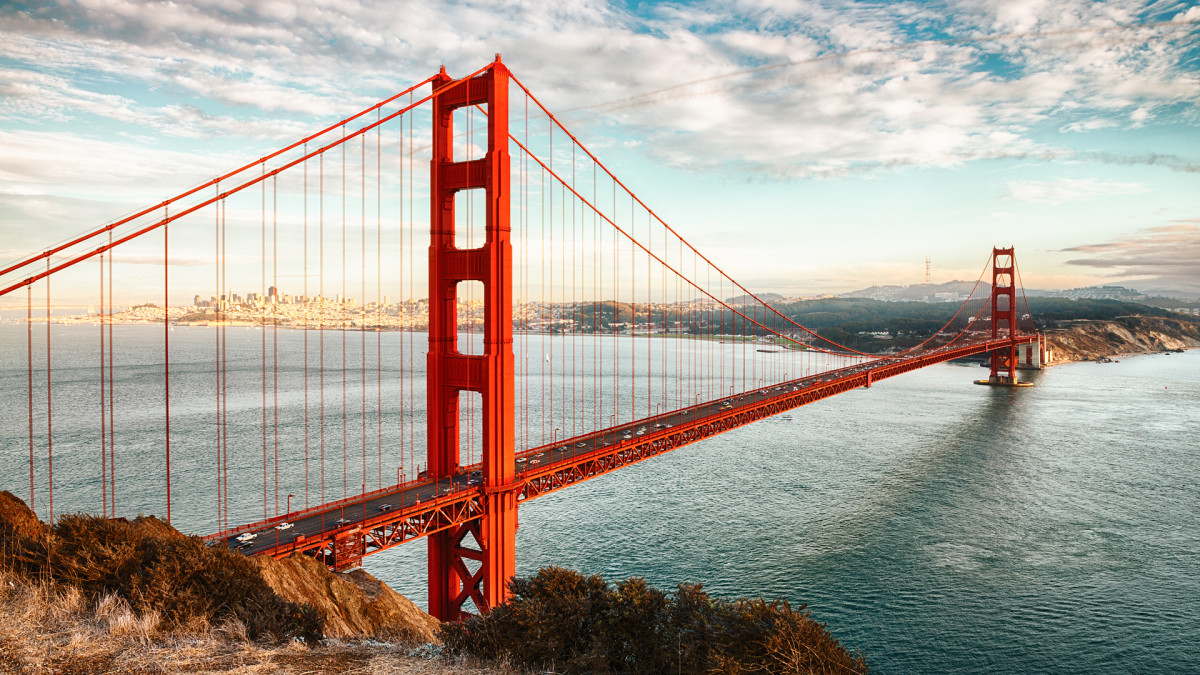
#> input picture images/goldengategridge.png, 1200 x 675 px
$ python rotate.py --image images/goldengategridge.png
#> lines starting #> are read from the running program, lines starting #| are printed output that depends on the picture
import numpy as np
import cv2
import imutils
import argparse
import matplotlib.pyplot as plt


ap = argparse.ArgumentParser()
ap.add_argument("-i", "--image", required=True, help="Path to the image")
args = vars(ap.parse_args())

img = cv2.imread(args["image"])
#> img is the input picture: shape (675, 1200, 3); mean B, G, R 152.3, 161.9, 170.8

plt.figure()
f, axarr = plt.subplots(1, 4)


axarr[0].set_title("Original")
axarr[0].imshow(cv2.cvtColor(img, cv2.COLOR_BGR2RGB))

# get the center (x,y) of the image
(h, w) = img.shape[:2]
#> h = 675; w = 1200
center = (w//2, h//2)
#> center = (600, 337)

M = cv2.getRotationMatrix2D(center, angle=45, scale=1.0)
rotated = cv2.warpAffine(img,
                         M,
                         (w, h))
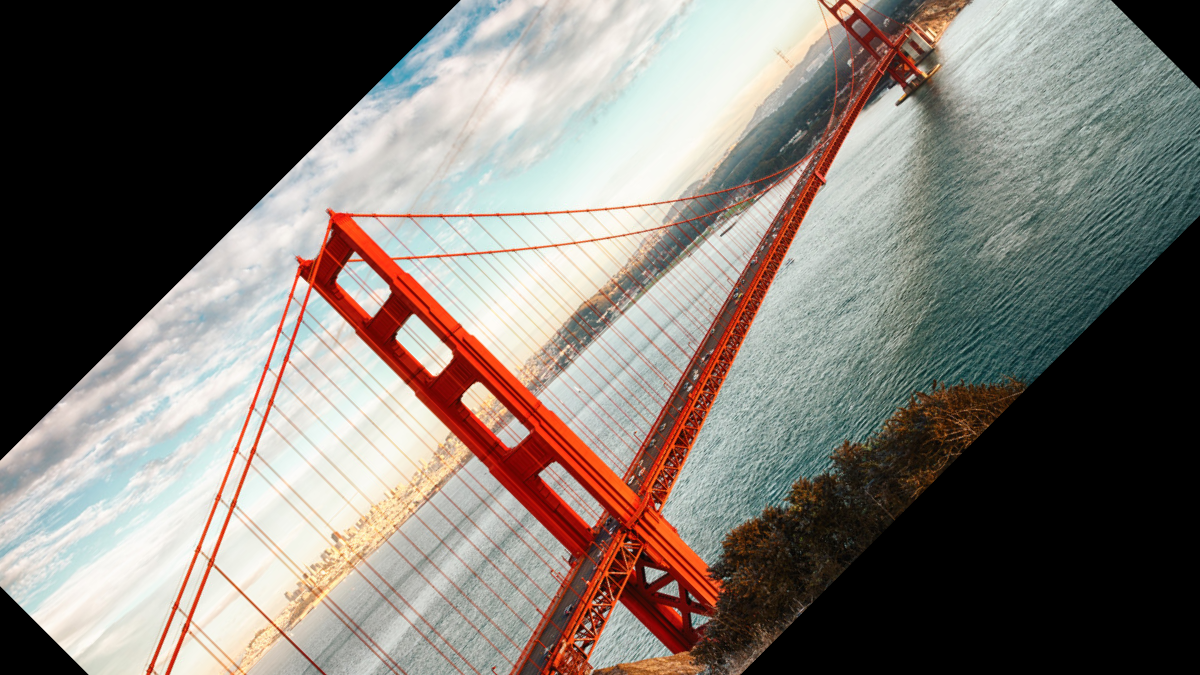
#> rotated: shape (675, 1200, 3); mean B, G, R 113, 119.4, 126.1
# positve 45 degrees => the opposite of clockwise
axarr[1].set_title("Rotated \n by 45 Degrees")
axarr[1].imshow(cv2.cvtColor(rotated, cv2.COLOR_BGR2RGB))


M = cv2.getRotationMatrix2D(center, angle=-90, scale=0.7)
rotated = cv2.warpAffine(img, M, (w, h))
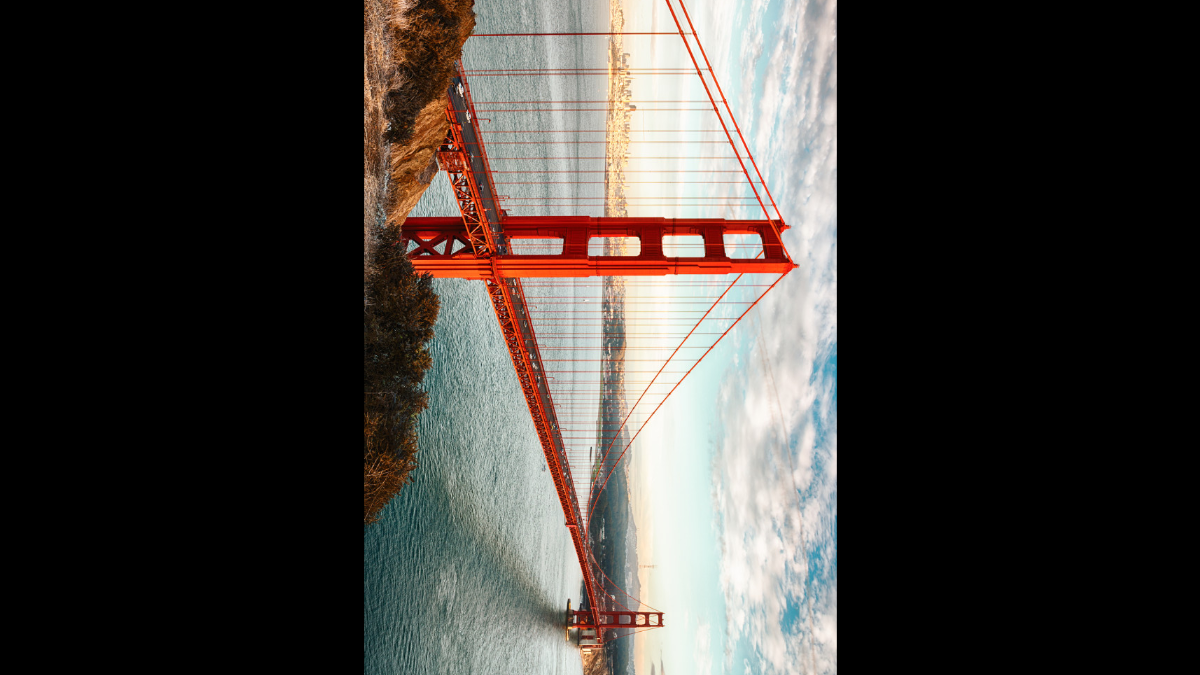
#> rotated: shape (675, 1200, 3); mean B, G, R 59.5, 63.2, 67.5
# negative 90 degrees => the clockwise
axarr[2].set_title("Rotated \n by -90 Degrees \n and resized 0.7 scale")
axarr[2].imshow(cv2.cvtColor(rotated, cv2.COLOR_BGR2RGB))

# use own rotate function
rotated = imutils.rotate(img, angle=180)
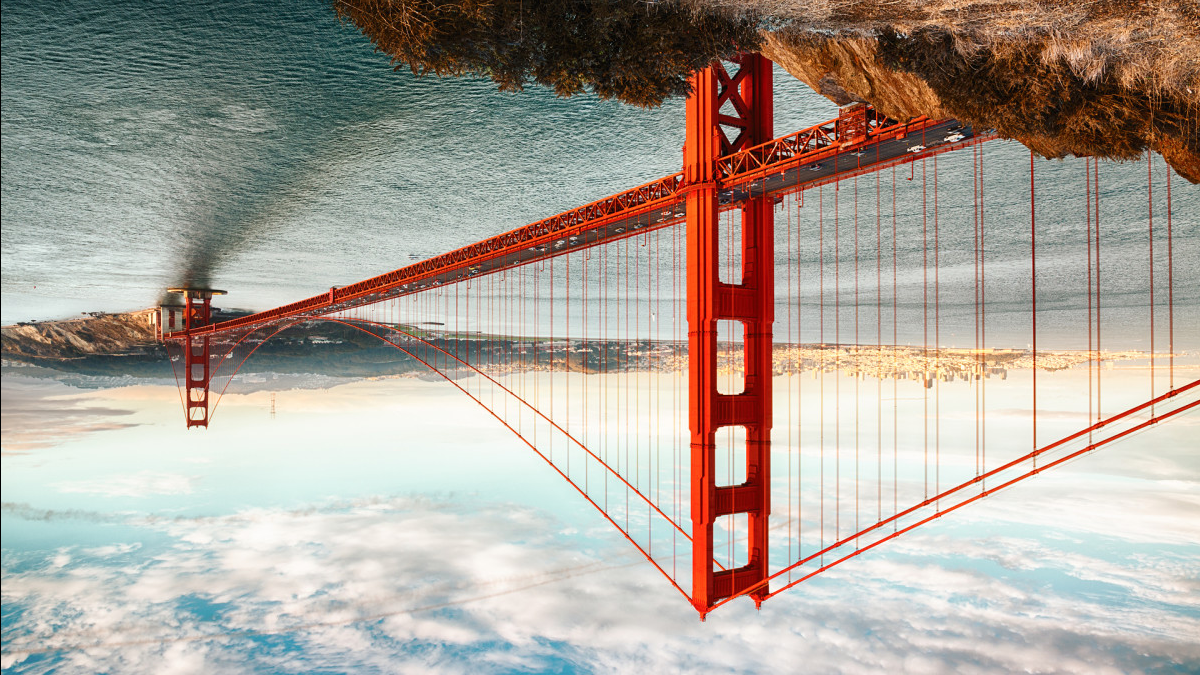
#> rotated: shape (675, 1200, 3); mean B, G, R 152.2, 161.8, 170.6
axarr[3].set_title("Rotated \n by 180 Degrees")
axarr[3].imshow(cv2.cvtColor(rotated, cv2.COLOR_BGR2RGB))

plt.show()
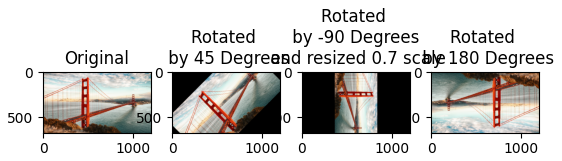
#> figure drawn by matplotlib, 4 panels
